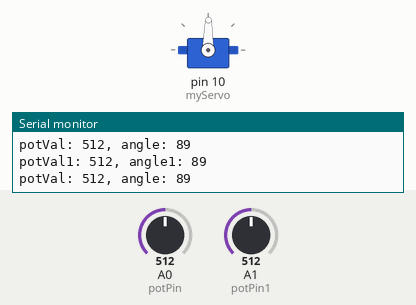
This sketch was run on a simulated Arduino Uno, built with avr-gcc and run on an emulated ATmega328P. Shown: servo, the last lines printed to the serial monitor. The inputs (shaded band) are chosen by the test bench; at power-on: A0 (potPin) = 512, A1 (potPin1) = 512.

Above: at 1.2 s.
1.3 s: A0 (potPin) set to 561
At 2.7 s:
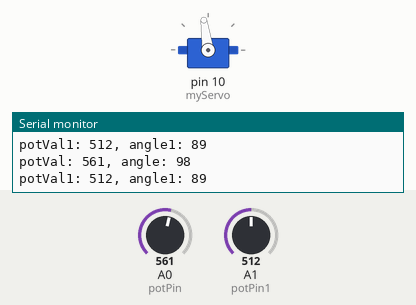
4.3 s: A0 (potPin) set to 588
At 5.5 s:
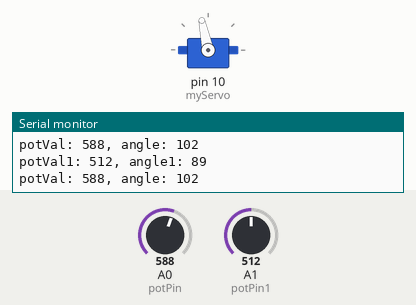
5.8 s: A0 (potPin) set to 0
At 7.0 s:
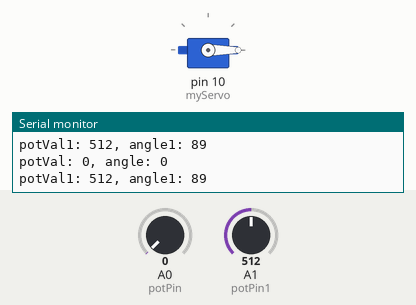
7.3 s: A0 (potPin) set to 8
At 7.8 s:
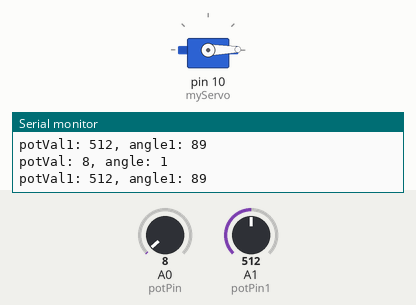
8.8 s: A0 (potPin) set to 11
10.3 s: A1 (potPin1) set to 559
11.8 s: A1 (potPin1) set to 590
Timing chart, 0 to 14.8 s (numbered marks = the images above; inputs shaded):
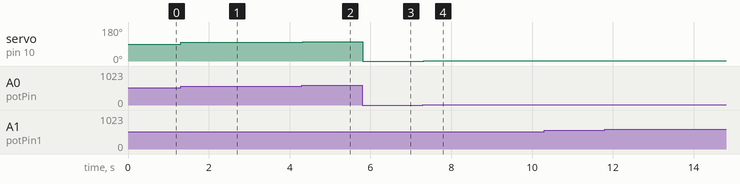

The sketch:

Project_Code_2.ino
```cpp
// include the Servo library
#include <Servo.h>

Servo myServo;  // create a servo object
Servo myServo1;
int const potPin = A0; // analog pin used to connect the potentiometer
int const potPin1 = A1;
int potVal;  // variable to read the value from the analog pin
int potVal1;
int angle;   // variable to hold the angle for the servo motor
int angle1;

void setup() {
  myServo.attach(9); // attaches the servo on pin 9 to the servo object
  myServo.attach(10);
  Serial.begin(9600); // open a serial connection to your computer
}

void loop() {
  potVal = analogRead(potPin); // read the value of the potentiometer
  // print out the value to the Serial Monitor
  Serial.print("potVal: ");
  Serial.print(potVal);

  // scale the numbers from the pot
  angle = map(potVal, 0, 1023, 0, 179);

  // print out the angle for the servo motor
  Serial.print(", angle: ");
  Serial.println(angle);

  // set the servo position
  myServo.write(angle);

  // wait for the servo to get there
  delay(15);

  potVal1 = analogRead(potPin1);
  // print out the value to the Serial Monitor
  Serial.print("potVal1: ");
  Serial.print(potVal1);

  angle1 = map(potVal1, 0, 1023, 0, 179);

  Serial.print(", angle1: ");
  Serial.println(angle1);

  myServo1.write(angle1);
  // wait for the servo to get there
  delay(15);
}
```

Measured:
- after the input at 1.3 s, servo on pin 10 (myServo): 89° → 98° at once
- after the input at 4.3 s, servo on pin 10 (myServo): 98° → 102° at once
- after the input at 5.8 s, servo on pin 10 (myServo): 102° → 0° at once
- after the input at 7.3 s, servo on pin 10 (myServo): 0° → 1° at once
